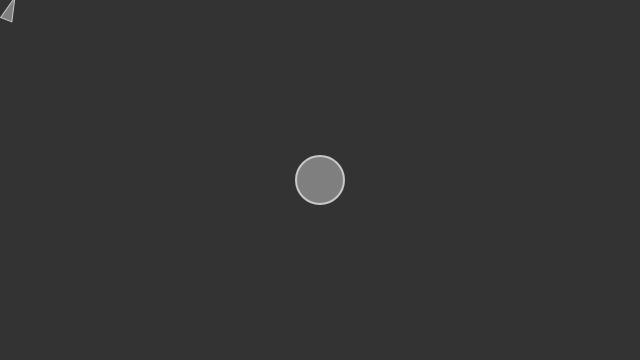
Frame 1 (no input)
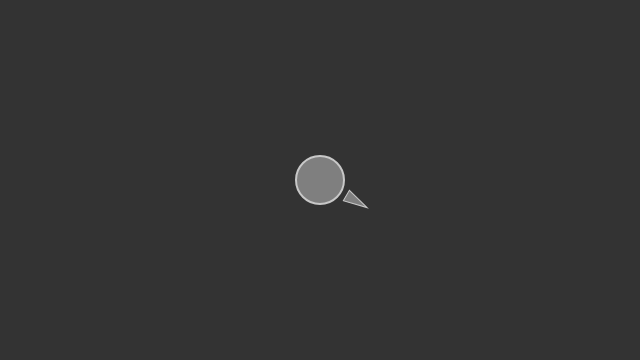
Frame 60 (no input)
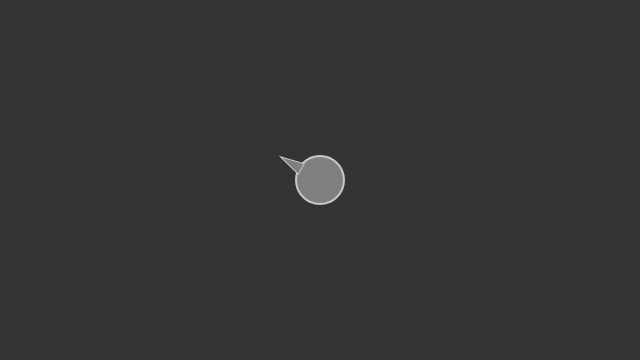
Frame 120 (the mouse pressed at the canvas centre since frame 60)

The p5.js sketch that drew these frames (run headless with seeded random() and noise() and a simulated clock; from frame 60 on, the mouse is pressed at the canvas centre):

// p5.js sketch
// ── sketch.js
// The Nature of Code
// Daniel Shiffman
// http://natureofcode.com

// Seeking "vehicle" follows the mouse position

// Implements Craig Reynold's autonomous steering behaviors
// One vehicle "seeks"
// See: http://www.red3d.com/cwr/

var v;
var slider;
var txt;

var mouse;

function setup() {
  createCanvas(640,360);
  slider = createSlider(0, 1, 0.76);
  txt = createP("value");
  
  slider.elt.step = 0.01;
  slider.elt.value = 0.76;


  v = new Vehicle(10,10);
  mouse = createVector(width/2, height/2);
}

function draw() {
  background(51);

  txt.html(slider.value());

  if (mouseIsPressed && mouseY < height && mouseX < width) {
    mouse = createVector(mouseX, mouseY);
  }


  // Draw an ellipse at the mouse location
  fill(127);
  stroke(200);
  strokeWeight(2);
  ellipse(mouse.x, mouse.y, 48, 48);

  // Call the appropriate steering behaviors for our agents
  v.seek(mouse);
  v.update();
  v.display();

};

// ── vehicle.js
// The Nature of Code
// Daniel Shiffman
// http://natureofcode.com

// The "Vehicle" class

function Vehicle(x,y) {
  this.acceleration = createVector(0,0);
  this.velocity = createVector(0,-2);
  this.position = createVector(x,y);
  this.r = 6;
  this.maxspeed = 8;
  this.maxforce = slider.value();

  // Method to update location
  this.update = function() {
    this.maxforce = slider.value();
    // Update velocity
    this.velocity.add(this.acceleration);
    // Limit speed
    this.velocity.limit(this.maxspeed);
    this.position.add(this.velocity);
    // Reset accelerationelertion to 0 each cycle
    this.acceleration.mult(0);
  }

  this.applyForce = function(force) {
    // We could add mass here if we want A = F / M
    this.acceleration.add(force);
  }

  // A method that calculates a steering force towards a target
  // STEER = DESIRED MINUS VELOCITY
  this.seek = function(target) {
    
    var desired = p5.Vector.sub(target,this.position);  // A vector pointing from the location to the target
    
    // Scale to maximum speed
    desired.setMag(this.maxspeed);

    // Steering = Desired minus velocity
    var steer = p5.Vector.sub(desired,this.velocity);
    steer.limit(this.maxforce);  // Limit to maximum steering force
    
    this.applyForce(steer);
  }
      
  this.display = function() {
    // Draw a triangle rotated in the direction of velocity
    var theta = this.velocity.heading() + PI/2;
    fill(127);
    stroke(200);
    strokeWeight(1);
    push();
    translate(this.position.x,this.position.y);
    rotate(theta);
    beginShape();
    vertex(0, -this.r*2);
    vertex(-this.r, this.r*2);
    vertex(this.r, this.r*2);
    endShape(CLOSE);
    pop();
  }
}
